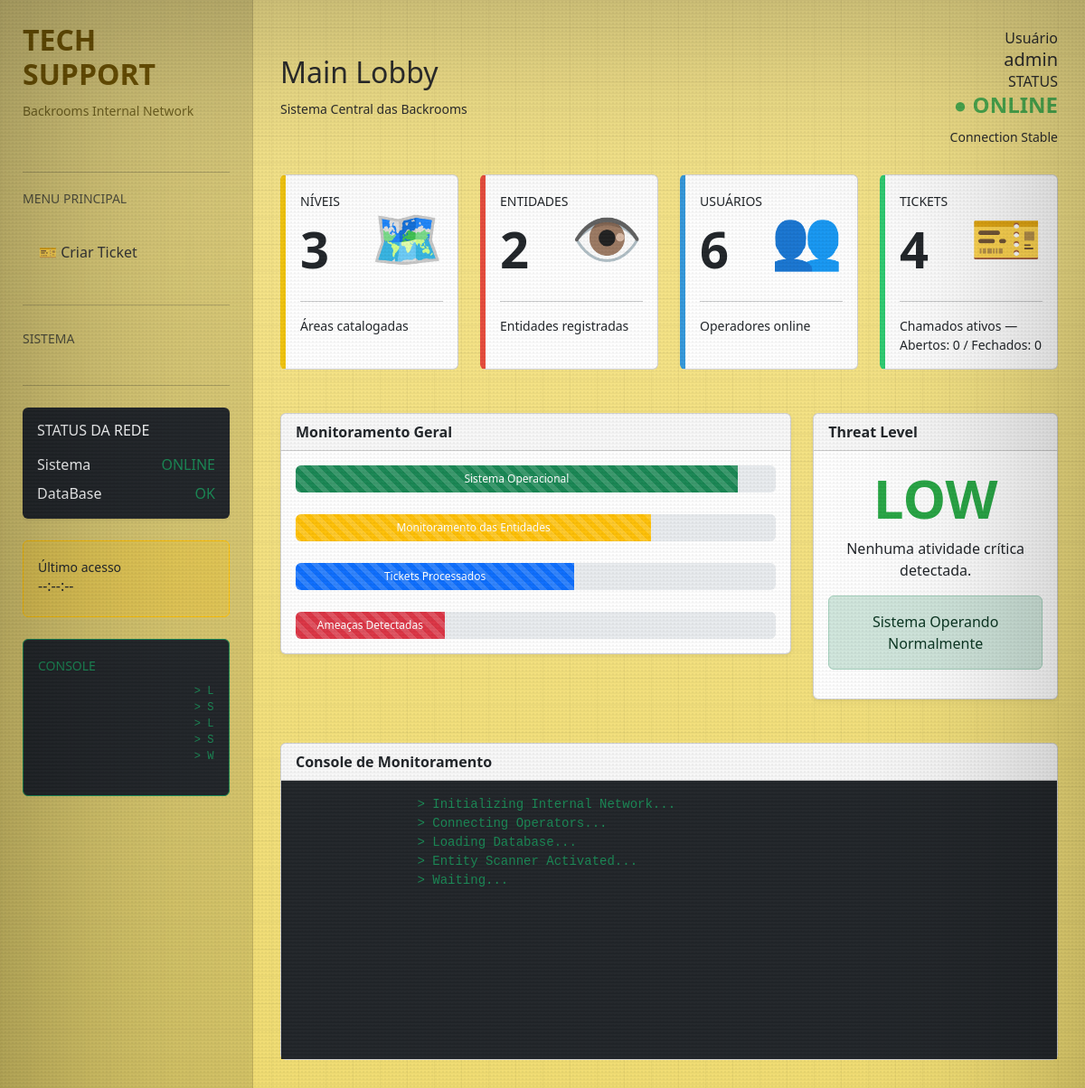
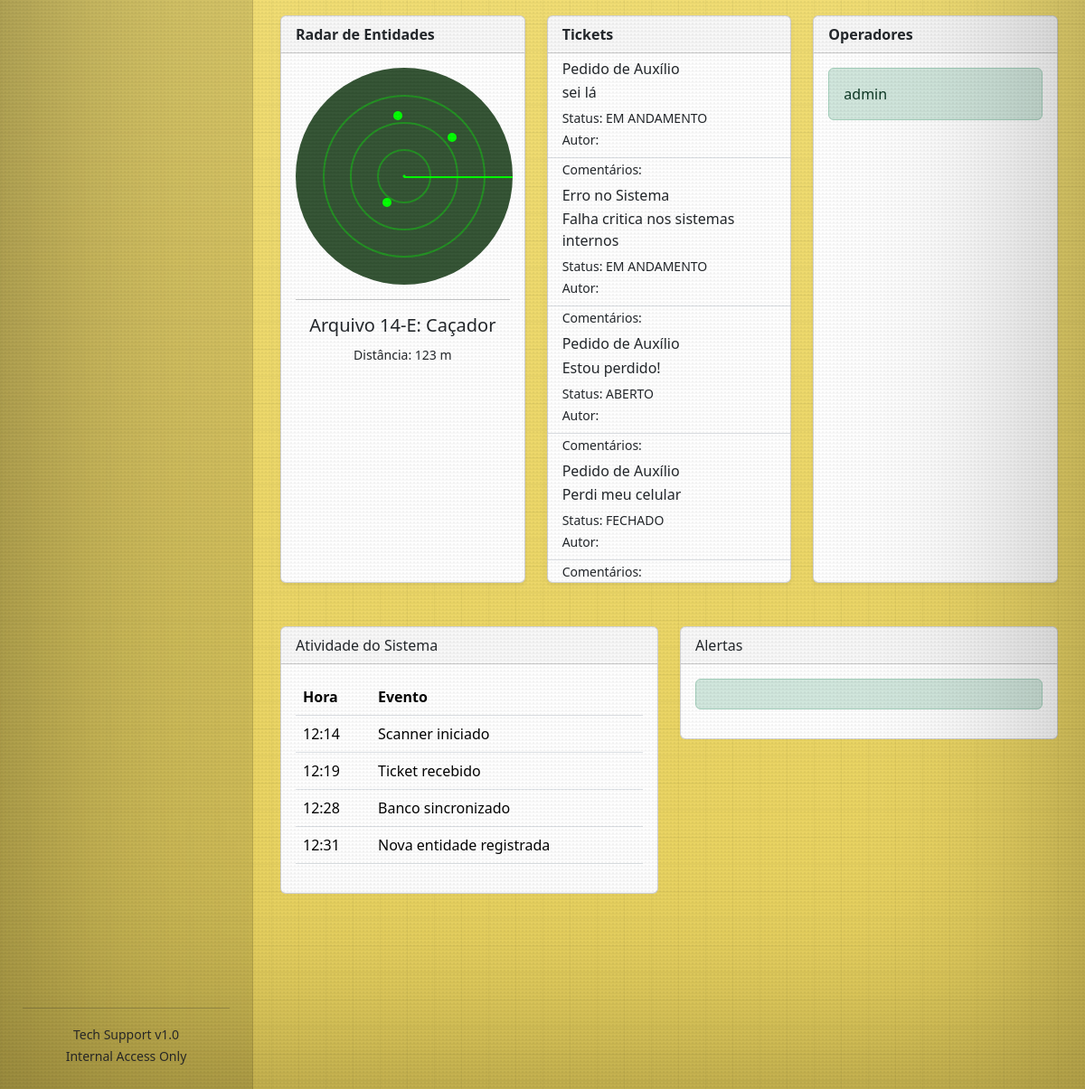
/mainlobby/ (signed in), run on the app's committed database (2 pictures, top to bottom).
### techsupport/models.py (models this page shows, shortened)
class Entities(models.Model):
    name = models.CharField(max_length=50)
    description = models.TextField()
    room_levels = models.ForeignKey('Levels', related_name='entities', on_delete=models.CASCADE, null=True, blank=True)

class Ticket(models.Model):
    title = models.CharField(max_length=200)
    description = models.TextField()
    created_at = models.DateTimeField(auto_now_add=True)
    updated_at = models.DateTimeField(auto_now=True)
    status = models.CharField(max_length=20, choices=Status.choices, default=Status.EM_ANDAMENTO,)
    priority = models.CharField(max_length=20, choices=Priority.choices, default=Priority.MEDIA,)
    assigned_to = models.ForeignKey(User, on_delete=models.SET_NULL, null=True, blank=True)

### techsupport/views.py (the view)
# urls.py: path('mainlobby/', mainlobby, name='mainlobby'),
@login_required
def mainlobby(request):
    dashboard_data = {
        'levels_count': Levels.objects.count(),
        'entities_count': Entities.objects.count(),
        'users_count': User.objects.count(),
        'total_tickets': Ticket.objects.count(),
        'open_tickets': Ticket.objects.filter(status='Aberto').count(),
        'closed_tickets': Ticket.objects.filter(status='Fechado').count(),
        'pending_tickets': Ticket.objects.filter(status='Em Andamento').count(),
        'cancelled_tickets': Ticket.objects.filter(status='Cancelado').count(),
        'entity_name': Entities.objects.first().name if Entities.objects.exists() else 'N/A',
        'recent_tickets': Ticket.objects.prefetch_related('comments').all(),
        'authors': {comment.author.username if comment.author else 'Unknown' for comment in Comment.objects.all()},
    }
    return render(request, 'techsupport/mainlobby.html', {'dashboard_data': dashboard_data})

### techsupport/templates/techsupport/mainlobby.html (shortened to what this page needs)
{% load static %}
<!DOCTYPE html>
<html lang="pt-BR">
<head>
    <link href="https://cdn.jsdelivr.net/npm/bootstrap@5.3.3/dist/css/bootstrap.min.css" rel="stylesheet">
</head>
<body>
    <div class="backrooms-pattern"></div>
    <div class="scanlines"></div>
    <div class="noise"></div>
    <div class="vignette"></div>
    <div class="dashboard-wrapper">
        <aside class="sidebar">
            <div class="logo">
                <h2>TECH SUPPORT</h2>
                <small>Backrooms Internal Network</small>
            </div>
            <hr>
            <div class="mb-4">
                <small class="text-muted">MENU PRINCIPAL</small>
            </div>
            <nav>
                <a href="{% url 'ticketing' %}" class="menu-item">🎫 Criar Ticket</a>
            </nav>
            <hr class="my-4">
            <div class="mb-3"><small class="text-muted">SISTEMA</small></div>
            <hr class="my-4">
            <div class="card shadow-sm border-0 bg-dark text-light">
                <div class="card-body">
                    <h6 class="mb-3">STATUS DA REDE</h6>
                    <div class="d-flex justify-content-between"><span>Sistema</span><span
                            class="text-success">ONLINE</span></div>
                    <div class="d-flex justify-content-between mt-2"><span>DataBase</span><span
                            class="text-success">OK</span></div>
                </div>
            </div>
            <div class="mt-4">
                <div class="card bg-warning bg-opacity-25 border-warning">
                    <div class="card-body">
                        <small>Último acesso</small>
                        <h6 id="clock">--:--:--</h6>
                    </div>
                </div>
            </div>
            <div class="mt-4">
                <div class="card bg-dark text-success border-success">
                    <div class="card-body">
                        <small>CONSOLE</small>
                        <pre class="mb-0 mt-2" style="font-size:12px;">
                        > LINK ESTABLISHED
                        > SERVER ONLINE
                        > LEVEL ???
                        > SIGNAL 100%
                        > WAITING...
                        </pre>
                    </div>
                </div>
            </div>
            <div class="mt-auto pt-4">
                <hr>
                <div class="text-center">
                    <small>
                        Tech Support v1.0
                        <br>
                        Internal Access Only
                    </small>
                </div>
            </div>
        </aside>
        <main class="main-content">
            <div class="topbar">
                <div>
                    <h2>Main Lobby</h2>
                    <small>Sistema Central das Backrooms</small>
                </div>
                <div class="system-status">
                    <div>Usuário</div>
                    <h5 class="mb-0">{{ request.user.get_full_name|default:request.user.username }}</h5>
                    <div>STATUS</div>
                    <h4 class="online">● ONLINE</h4>
                    <small>Connection Stable</small>
                </div>
            </div>
            <div class="row g-4">
                <div class="col-lg-3 col-md-6">
                    <div class="card dashboard-card level-card h-100">
                        <div class="card-body">
                            <div class="d-flex justify-content-between align-items-center">
                                <div>
                                    <small class="text-uppercase">Níveis</small>
                                    <h1 class="display-4 fw-bold mt-2">{{ dashboard_data.levels_count|default:"0" }}
                                    </h1>
                                </div>
                                <div class="display-3">🗺️</div>
                            </div>
                            <hr>
                            <div class="small">Áreas catalogadas</div>
                        </div>
                    </div>
                </div>
                <div class="col-lg-3 col-md-6">
                    <div class="card dashboard-card entity-card h-100">
                        <div class="card-body">
                            <div class="d-flex justify-content-between align-items-center">
                                <div>
                                    <small class="text-uppercase">Entidades</small>
                                    <h1 class="display-4 fw-bold mt-2">{{ dashboard_data.entities_count|default:"0" }}
                                    </h1>
                                </div>
                                <div class="display-3">👁️</div>
                            </div>
                            <hr>
                            <div class="small">Entidades registradas</div>
                        </div>
                    </div>
                </div>
                <div class="col-lg-3 col-md-6">
                    <div class="card dashboard-card user-card h-100">
                        <div class="card-body">
                            <div class="d-flex justify-content-between align-items-center">
                                <div>
                                    <small class="text-uppercase">Usuários</small>
                                    <h1 class="display-4 fw-bold mt-2">{{ dashboard_data.users_count|default:"0" }}
                                    </h1>
                                </div>
                                <div class="display-3">👥</div>
                            </div>
                            <hr>
                            <div class="small">Operadores online</div>
                        </div>
                    </div>
                </div>
                <div class="col-lg-3 col-md-6">
                    <div class="card dashboard-card ticket-card h-100">
                        <div class="card-body">
                            <div class="d-flex justify-content-between align-items-center">
                                <div>
                                    <small class="text-uppercase">Tickets</small>
                                    <h1 class="display-4 fw-bold mt-2">{{ dashboard_data.total_tickets|default:"0" }}
                                    </h1>
                                </div>
                                <div class="display-3">🎫</div>
                            </div>
                            <hr>
                            <div class="small">Chamados ativos — Abertos: {{ dashboard_data.open_tickets|default:"0" }}
                                / Fechados: {{ dashboard_data.closed_tickets|default:"0" }}</div>
                        </div>
                    </div>
                </div>
            </div>
            <div class="row mt-5">
                <div class="col-lg-8">
                    <div class="card shadow-sm">
                        <div class="card-header"><strong>Monitoramento Geral</strong></div>
                        <div class="card-body">
                            <div class="progress mb-4" style="height:30px;">
                                <div class="progress-bar progress-bar-striped progress-bar-animated bg-success"
                                    style="width:92%;">Sistema Operacional</div>
                            </div>
                            <div class="progress mb-4" style="height:30px;">
                                <div class="progress-bar progress-bar-striped progress-bar-animated bg-warning"
                                    style="width:74%;">Monitoramento das Entidades</div>
                            </div>
                            <div class="progress mb-4" style="height:30px;">
                                <div class="progress-bar progress-bar-striped progress-bar-animated bg-primary"
                                    style="width:58%;">Tickets Processados</div>
                            </div>
                            <div class="progress" style="height:30px;">
                                <div class="progress-bar progress-bar-striped progress-bar-animated bg-danger"
                                    style="width:31%;">Ameaças Detectadas</div>
                            </div>
                        </div>
                    </div>
                </div>
                <div class="col-lg-4">
                    <div class="card shadow-sm h-100">
                        <div class="card-header"><strong>Threat Level</strong></div>
                        <div class="card-body text-center">
                            <h1 id="threatLevel" style="color:#28a745;font-size:60px;font-weight:bold;">LOW</h1>
                            <p>Nenhuma atividade crítica detectada.</p>
                            <div class="alert alert-success">Sistema Operando Normalmente</div>
                        </div>
                    </div>
                </div>
            </div>
            <div class="card mt-5">
                <div class="card-header"><strong>Console de Monitoramento</strong></div>
                <div class="card-body bg-dark text-success">
                    <pre id="terminal" style="height:260px;overflow:auto;">
                > Initializing Internal Network...
                > Connecting Operators...
                > Loading Database...
                > Entity Scanner Activated...
                > Waiting...
                </pre>
                </div>
            </div>
            <div class="row mt-5">
                <div class="col-lg-4">
                    <div class="card shadow-sm h-100">
                        <div class="card-header"><strong>Radar de Entidades</strong></div>
                        <div class="card-body text-center">
                            <div class="radar">
                                <div class="pulse pulse1"></div>
                                <div class="pulse pulse2"></div>
                                <div class="pulse pulse3"></div>
                                <div class="dot dot1"></div>
                                <div class="dot dot2"></div>
                                <div class="dot dot3"></div>
                            </div>
                            <hr>
                            <h5 id="entityName"> {{ dashboard_data.entity_name|default:"Entidade não identificada" }}
                            </h5>
                            <small>Distância: <span id="entityDistance">123 m</span></small>
                        </div>
                    </div>
                </div>
                <div class="col-lg-4">
                    <div class="card shadow-sm h-100">
                        <div class="card-header"><strong>Tickets</strong></div>
                        <div class="list-group list-group-flush">
                            {% for ticket in dashboard_data.recent_tickets %}
                            <a href="#" class="list-group-item list-group-item-action">
                                <div class="d-flex w-100 justify-content-between">
                                    <h6 class="mb-1">{{ ticket.title }}</h6>
                                </div>
                                <p class="mb-1">{{ ticket.description|truncatechars:50 }}</p>
                                <small>Status: {{ ticket.status }}</small>
                                <div>
                                    <small>Autor: {{ dashboard_data.authors|join:", " }}</small>
                                </div>
                                <a>
                                    <div>
                                        <small class="mx-3">Comentários:
                                        </small>
                                    </div>
                                </a>
                            </a>
                            {% empty %}
                            <div class="list-group-item">
                                <p class="mb-0">Nenhum ticket recente.</p>
                            </div>
                            {% endfor %}
                        </div>
                    </div>
                </div>
                <div class="col-lg-4">
                    <div class="card shadow-sm h-100">
                        <div class="card-header"><strong>Operadores</strong></div>
                        <div class="card-body">
                            <div class="d-flex justify-content-between mb-3 alert alert-success"><span>
                                    {{ user.username}} </span> {{ user.is_admin }}
                            </div>
                        </div>
                    </div>
                </div>
            </div>
            <div class="row mt-5">
                <div class="col-lg-6">
                    <div class="card">
                        <div class="card-header">Atividade do Sistema</div>
                        <div class="card-body">
                            <table class="table">
                                <thead>
                                    <tr>
                                        <th>Hora</th>
                                        <th>Evento</th>
                                    </tr>
                                </thead>
                                <tbody>
                                    <tr>
                                        <td>12:14</td>
                                        <td>Scanner iniciado</td>
                                    </tr>
                                    <tr>
                                        <td>12:19</td>
                                        <td>Ticket recebido</td>
                                    </tr>
                                    <tr>
                                        <td>12:28</td>
                                        <td>Banco sincronizado</td>
                                    </tr>
                                    <tr>
                                        <td>12:31</td>
                                        <td>Nova entidade registrada</td>
                                    </tr>
                                </tbody>
                            </table>
                        </div>
                    </div>
                </div>
                <div class="col-lg-6">
                    <div class="card">
                        <div class="card-header">Alertas</div>
                        <div class="card-body">
                            <div class="alert alert-success"> </div>
                        </div>
                    </div>
                </div>
            </div>
        </main>
    </div>

### data on the page
Entities: entity_name "Arquivo 14-E: Caçador"
Ticket: title "Pedido de Auxílio", description "sei lá", status "EM ANDAMENTO"
Ticket: title "Erro no Sistema", description "Falha critica nos sistemas internos", status "EM ANDAMENTO"
Ticket: title "Pedido de Auxílio", description "Estou perdido!", status "ABERTO"
Ticket: title "Pedido de Auxílio", description "Perdi meu celular", status "FECHADO"

### other printed values
{{ request.user.get_full_name|default:request.user.username }} "admin"
{{ dashboard_data.levels_count|default:"0" }} "3"
{{ dashboard_data.entities_count|default:"0" }} "2"
{{ dashboard_data.users_count|default:"0" }} "6"
{{ dashboard_data.total_tickets|default:"0" }} "4"
{{ dashboard_data.open_tickets|default:"0" }} "0"
{{ dashboard_data.closed_tickets|default:"0" }} "0"
{{ user.username }} "admin"
